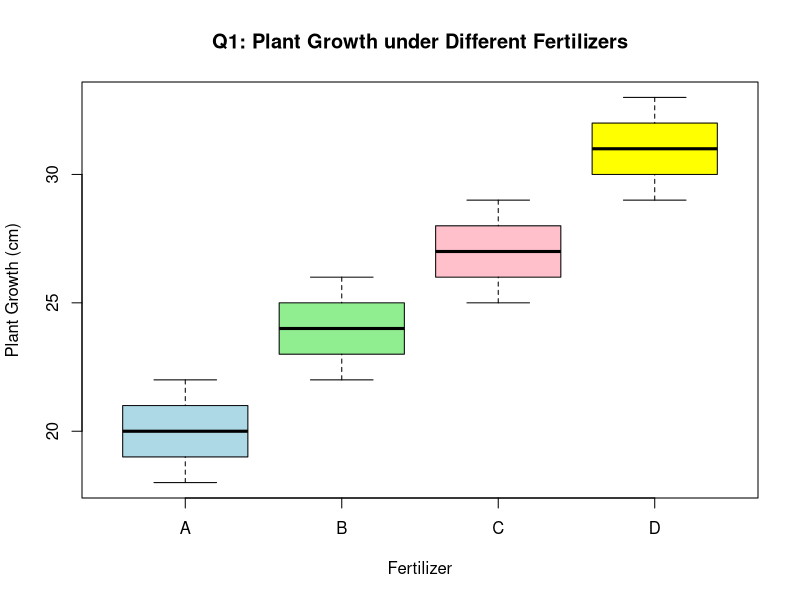
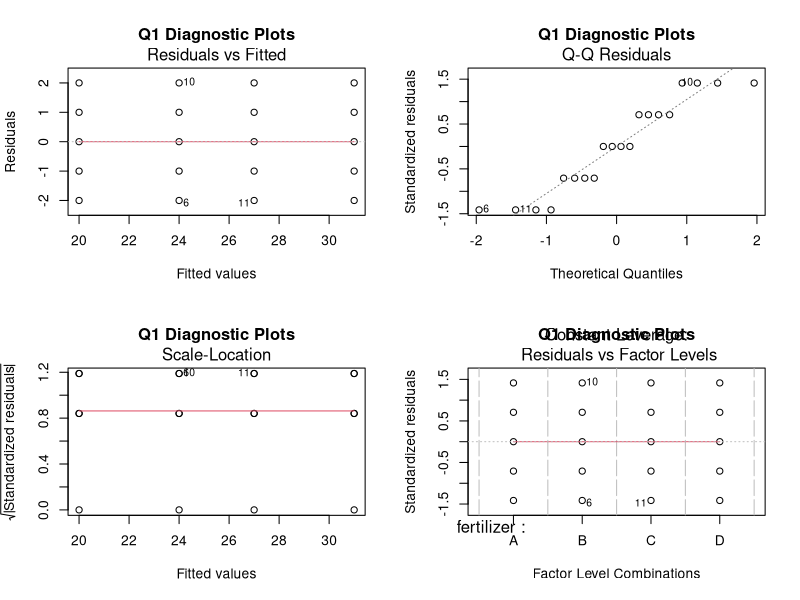
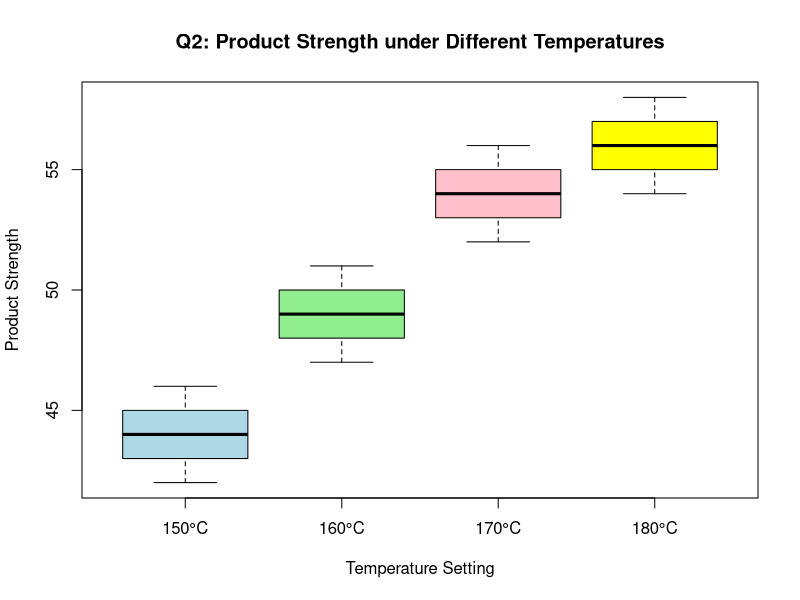
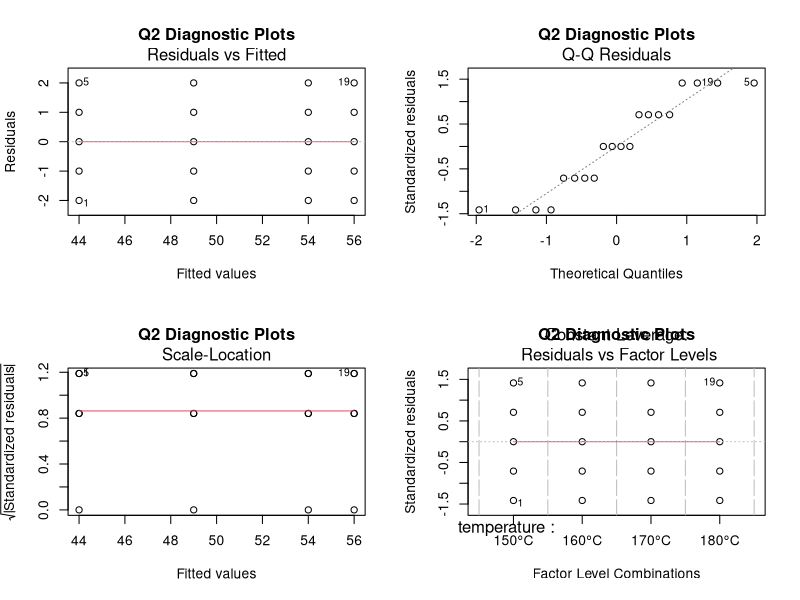
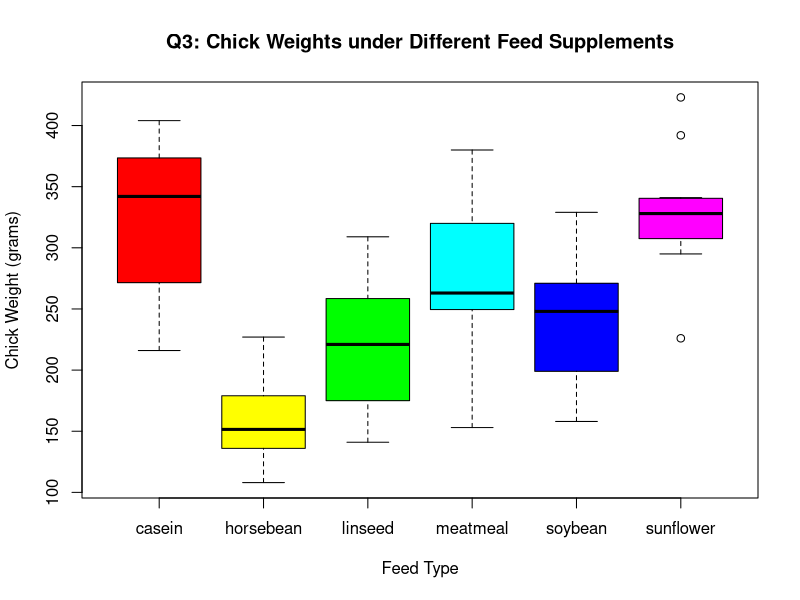
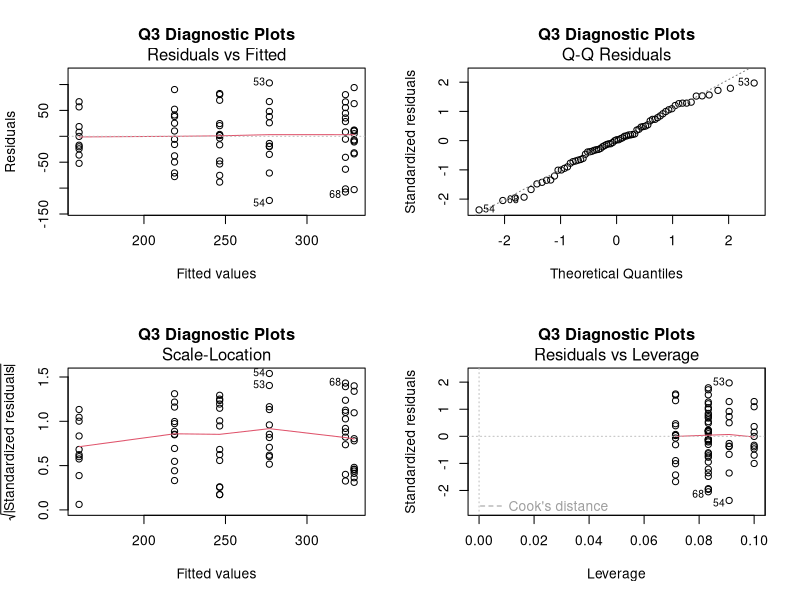

These figures' R source, in order:
# Title: Analysis of the Effect of Different Treatments on a Response Variable Using One-Way ANOVA
# Aim: To investigate whether different treatment levels have a significant effect on a response variable using
# One-Way ANOVA in R, followed by Critical Difference (CD) and Tukey's HSD test for pairwise
# comparison of treatment means.
#
# Objectives:
# Understand the purpose of one-way ANOVA. 
# Formulate null and alternative hypotheses. 
# Enter experimental data in R. 
# Visualize treatment-wise observations. 
# Perform one-way ANOVA using R. 
# Interpret the ANOVA table. 
# Make a statistical decision based on the p-value. 
# Perform a post-hoc test when the ANOVA is significant. 
# State the conclusion in the context of the experiment. 

# QUESTION 1: Effect of Four Different Fertilizers on Plant Growth
cat("QUESTION 1: Fertilizer Effect on Plant Growth\n")

# Factor: Fertilizer
# Levels: A, B, C, D
# Response variable: Plant growth (cm)
# Replications per treatment: 5
# Total observations: 20

# 1. Enter the data
A <- c(18, 20, 19, 21, 22)
B <- c(22, 24, 23, 25, 26)
C <- c(25, 27, 26, 28, 29)
D <- c(29, 31, 30, 32, 33)

growth <- c(A, B, C, D)
fertilizer <- factor(rep(c("A", "B", "C", "D"), each = 5))

# Create data frame
data_q1 <- data.frame(fertilizer, growth)

# 2. Descriptive statistics
cat("Descriptive Statistics\n")
mean_q1 <- aggregate(growth ~ fertilizer, data = data_q1, mean)
sd_q1 <- aggregate(growth ~ fertilizer, data = data_q1, sd)
print(mean_q1)
print(sd_q1)

# 3. Visualizing the Data
boxplot(growth ~ fertilizer, data = data_q1,
        xlab = "Fertilizer", ylab = "Plant Growth (cm)",
        main = "Q1: Plant Growth under Different Fertilizers",
        col = c("lightblue", "lightgreen", "pink", "yellow"))

# 4. Perform One-Way ANOVA
model_q1 <- aov(growth ~ fertilizer, data = data_q1)
cat("\nANOVA Table\n")
print(summary(model_q1))

# Extract p-value
p_val_q1 <- summary(model_q1)[[1]][["Pr(>F)"]][1]

# Dynamic Inference
cat("\nnference\n")
if (p_val_q1 < 0.05) {
  cat(sprintf("Since the p-value (%.4g) < 0.05, we reject the null hypothesis H0.\n", p_val_q1))
  cat("There is a statistically significant difference among the mean plant growth values for the four fertilizer treatments.\n")
} else {
  cat(sprintf("Since the p-value (%.4g) >= 0.05, we do not reject the null hypothesis H0.\n", p_val_q1))
  cat("There is no statistically significant difference among the mean plant growth values.\n")
}

# 5. Post-Hoc Analysis (Tukey HSD and Manual CD)
if (p_val_q1 < 0.05) {
  cat("\nPost-Hoc Analysis: Tukey's HSD\n")
  tukey_q1 <- TukeyHSD(model_q1)
  print(tukey_q1)
  
  # Manual Critical Difference (CD) Calculation
  # CD = t(alpha/2, df_error) * sqrt(2 * MSE / n)
  mse_q1 <- summary(model_q1)[[1]][["Mean Sq"]][2]
  df_error_q1 <- summary(model_q1)[[1]][["Df"]][2]
  t_val_q1 <- qt(1 - 0.05/2, df_error_q1)
  n_rep_q1 <- 5
  cd_q1 <- t_val_q1 * sqrt(2 * mse_q1 / n_rep_q1)
  
  cat(sprintf("\nCalculated Critical Difference (CD) at 5%% level: %.4f\n", cd_q1))
  cat("Any difference between two treatment means greater than the CD is considered significant.\n")
}

# 6. Checking ANOVA Assumptions
cat("\nChecking ANOVA Assumptions \n")
# Normality test
norm_q1 <- shapiro.test(residuals(model_q1))
cat(sprintf("Shapiro-Wilk Normality Test p-value: %.4g -> %s\n", 
            norm_q1$p.value, 
            ifelse(norm_q1$p.value >= 0.05, "Normality assumed.", "Normality violated.")))

# Homogeneity of variance
var_q1 <- bartlett.test(growth ~ fertilizer, data = data_q1)
cat(sprintf("Bartlett's Test of Homogeneity p-value: %.4g -> %s\n", 
            var_q1$p.value, 
            ifelse(var_q1$p.value >= 0.05, "Equal variances assumed.", "Variances are significantly different.")))

# Diagnostic Plots
par(mfrow = c(2, 2))
plot(model_q1, main = "Q1 Diagnostic Plots")
par(mfrow = c(1, 1))

cat("\nConclusion\n")
cat("One-way ANOVA was performed to determine whether the mean plant growth differs among the four fertilizer treatments.\n")
cat(sprintf("Based on the obtained p-value (%.4g), the null hypothesis of equal treatment means was %s at the 5%% level of significance.\n", 
            p_val_q1, ifelse(p_val_q1 < 0.05, "rejected", "not rejected")))
cat(sprintf("Therefore, there %s sufficient statistical evidence to conclude that the fertilizer treatments differ in their mean plant growth.\n", 
            ifelse(p_val_q1 < 0.05, "is", "is not")))


# QUESTION 2: Effect of Machine Settings on Product Strength
cat("QUESTION 2: Effect of Machine Settings on Product Strength\n")

# 1. Enter the data
T150 <- c(42, 45, 44, 43, 46)
T160 <- c(48, 50, 47, 49, 51)
T170 <- c(53, 55, 54, 56, 52)
T180 <- c(55, 57, 56, 58, 54)

strength <- c(T150, T160, T170, T180)
temperature <- factor(rep(c("150°C", "160°C", "170°C", "180°C"), each = 5))

data_q2 <- data.frame(temperature, strength)

# 2. Descriptive statistics
cat("Descriptive Statistics\n")
mean_q2 <- aggregate(strength ~ temperature, data = data_q2, mean)
sd_q2 <- aggregate(strength ~ temperature, data = data_q2, sd)
print(mean_q2)
print(sd_q2)

# 3. Visualizing the Data
boxplot(strength ~ temperature, data = data_q2,
        xlab = "Temperature Setting", ylab = "Product Strength",
        main = "Q2: Product Strength under Different Temperatures",
        col = c("lightblue", "lightgreen", "pink", "yellow"))

# 4. Perform One-Way ANOVA
model_q2 <- aov(strength ~ temperature, data = data_q2)
cat("\nANOVA Table\n")
print(summary(model_q2))

# Extract p-value
p_val_q2 <- summary(model_q2)[[1]][["Pr(>F)"]][1]

# Dynamic Inference
cat("\nInference\n")
if (p_val_q2 < 0.05) {
  cat(sprintf("Since the p-value (%.4g) < 0.05, we reject the null hypothesis H0.\n", p_val_q2))
  cat("There is a statistically significant difference among the mean product strength values for the four temperatures.\n")
} else {
  cat(sprintf("Since the p-value (%.4g) >= 0.05, we do not reject the null hypothesis H0.\n", p_val_q2))
  cat("There is no statistically significant difference among the mean product strength values.\n")
}

# 5. Post-Hoc Analysis
if (p_val_q2 < 0.05) {
  cat("\nPost-Hoc Analysis: Tukey's HSD\n")
  tukey_q2 <- TukeyHSD(model_q2)
  print(tukey_q2)
}

# 6. Checking ANOVA Assumptions
cat("\nChecking ANOVA Assumptions\n")
norm_q2 <- shapiro.test(residuals(model_q2))
cat(sprintf("Shapiro-Wilk Normality Test p-value: %.4g -> %s\n", 
            norm_q2$p.value, ifelse(norm_q2$p.value >= 0.05, "Normality assumed.", "Normality violated.")))

var_q2 <- bartlett.test(strength ~ temperature, data = data_q2)
cat(sprintf("Bartlett's Test of Homogeneity p-value: %.4g -> %s\n", 
            var_q2$p.value, ifelse(var_q2$p.value >= 0.05, "Equal variances assumed.", "Variances are significantly different.")))

# Diagnostic Plots
par(mfrow = c(2, 2))
plot(model_q2, main = "Q2 Diagnostic Plots")
par(mfrow = c(1, 1))

cat("\nConclusion\n")
cat("One-way ANOVA was performed to determine whether machine temperature affects the strength of a manufactured product.\n")
cat(sprintf("Based on the obtained p-value (%.4g), the null hypothesis was %s.\n", p_val_q2, ifelse(p_val_q2 < 0.05, "rejected", "not rejected")))


# QUESTION 3: Effect of feed on weight gain (chickwts dataset)
cat("QUESTION 3: Effect of Feed on Weight Gain (chickwts)\n")

# 1. Enter the data
data("chickwts")
data_q3 <- chickwts

# 2. Descriptive statistics
cat("Descriptive Statistics\n")
mean_q3 <- aggregate(weight ~ feed, data = data_q3, mean)
sd_q3 <- aggregate(weight ~ feed, data = data_q3, sd)
print(mean_q3)
print(sd_q3)

# 3. Visualizing the Data
boxplot(weight ~ feed, data = data_q3,
        xlab = "Feed Type", ylab = "Chick Weight (grams)",
        main = "Q3: Chick Weights under Different Feed Supplements",
        col = rainbow(6))

# 4. Perform One-Way ANOVA
model_q3 <- aov(weight ~ feed, data = data_q3)
cat("\nANOVA Table\n")
print(summary(model_q3))

p_val_q3 <- summary(model_q3)[[1]][["Pr(>F)"]][1]

# Dynamic Inference
cat("\nInference\n")
if (p_val_q3 < 0.05) {
  cat(sprintf("Since the p-value (%.4g) < 0.05, we reject the null hypothesis H0.\n", p_val_q3))
  cat("There is a statistically significant difference among the mean chick weights for the feed supplements.\n")
} else {
  cat(sprintf("Since the p-value (%.4g) >= 0.05, we do not reject the null hypothesis H0.\n", p_val_q3))
  cat("There is no statistically significant difference among the mean chick weights.\n")
}

# 5. Post-Hoc Analysis
if (p_val_q3 < 0.05) {
  cat("\nPost-Hoc Analysis: Tukey's HSD\n")
  tukey_q3 <- TukeyHSD(model_q3)
  print(tukey_q3)
}

# 6. Checking ANOVA Assumptions
cat("\nChecking ANOVA Assumptions\n")
norm_q3 <- shapiro.test(residuals(model_q3))
cat(sprintf("Shapiro-Wilk Normality Test p-value: %.4g -> %s\n", 
            norm_q3$p.value, ifelse(norm_q3$p.value >= 0.05, "Normality assumed.", "Normality violated.")))

var_q3 <- bartlett.test(weight ~ feed, data = data_q3)
cat(sprintf("Bartlett's Test of Homogeneity p-value: %.4g -> %s\n", 
            var_q3$p.value, ifelse(var_q3$p.value >= 0.05, "Equal variances assumed.", "Variances are significantly different.")))

# Diagnostic Plots
par(mfrow = c(2, 2))
plot(model_q3, main = "Q3 Diagnostic Plots")
par(mfrow = c(1, 1))

cat("\nconclusion\n")
cat("One-way ANOVA was performed to examine whether the type of feed supplement significantly affects chick weight.\n")
cat(sprintf("Based on the obtained p-value (%.4g), the null hypothesis was %s.\n", p_val_q3, ifelse(p_val_q3 < 0.05, "rejected", "not rejected")))
